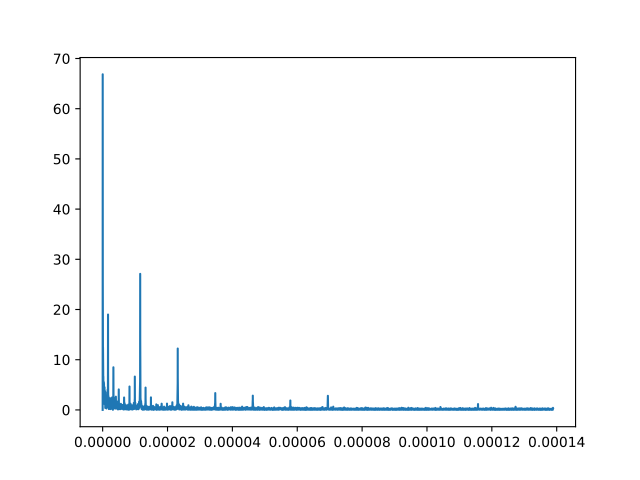

The script that saved this image:
import numpy as np
import matplotlib.pyplot as plt

x = np.genfromtxt('./lab5/Train.csv', delimiter=',', skip_header=1, usecols=2)
N = len(x)
Fs = 1 / 3600 

# Da, semnalul are o componenta continua (am scos-o scazand media)

X = np.fft.fft(x - np.mean(x))
X = abs(X) / N
X = X[:(N//2)]

f = Fs * np.arange(N//2) / N

plt.plot(f, X)
plt.savefig("./lab5/ex1e.pdf")
plt.show()
